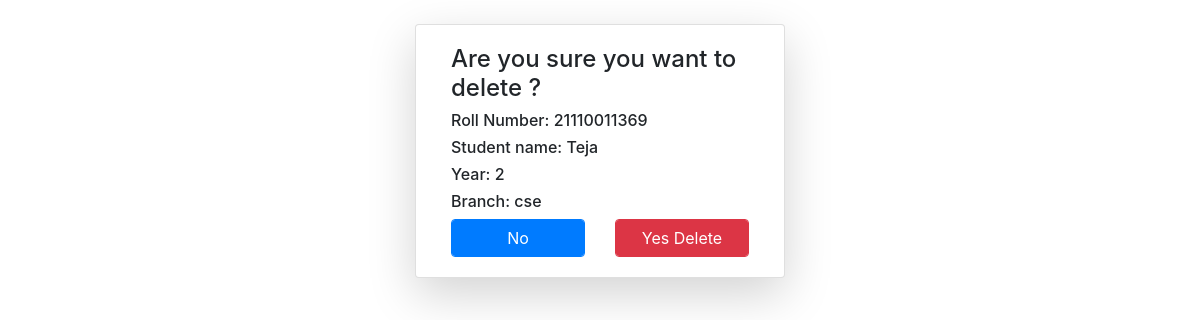
The page /stdel/1/ on the database as committed earlier.
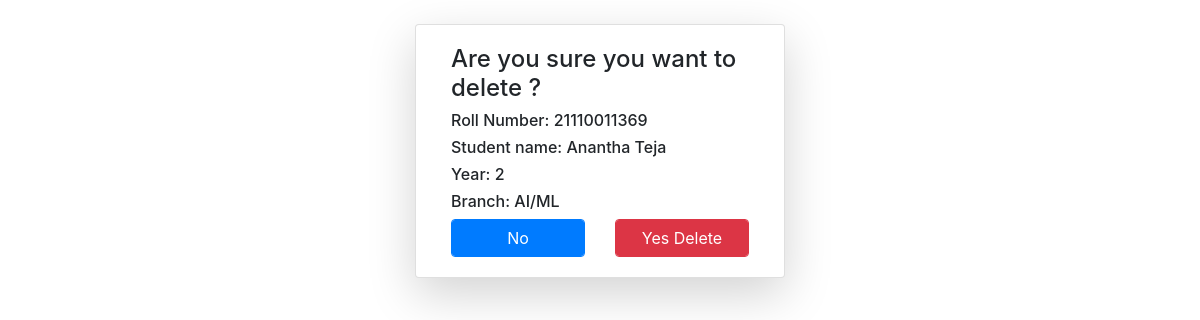
The same page on the database as committed later.
### DemoApp/models.py (models this page shows)
class Student(models.Model):
    roll = models.CharField(max_length=15)
    sname = models.CharField(max_length=30)
    year = models.IntegerField()
    branch = models.CharField(max_length=30)

### DemoApp/views.py (the view)
# urls.py: path("stdel/<int:k>/", views.stde, name="stdel"),
def stde(self, k):
    z = Student.objects.get(id=k)
    if self.method == "POST":
        z.delete()
        return redirect("/")
    return render(self, "firstapp/stdel.html", {"t": z})

### DemoApp/templates/firstapp/stdel.html (shortened to what this page needs)
{% load static %}
<!DOCTYPE html>
<html lang="en">
  <head>
    <link
      rel="stylesheet"
      href="https://cdn.jsdelivr.net/npm/bootstrap@4.6.2/dist/css/bootstrap.min.css"
    />
  </head>
  <body>
    <div class="container mt-4">
      <div class="card col-md-4 shadow-lg mx-auto">
        <div class="card-body">
          <h4>Are you sure you want to delete ?</h4>
          <h6>Roll Number: {{t.roll}}</h6>
          <h6>Student name: {{t.sname}}</h6>
          <h6>Year: {{t.year}}</h6>
          <h6>Branch: {{t.branch}}</h6>
          <form method="post">
            <div class="row">
              <div class="col">
                <a href="{% url 'cru' %}" class="form-control btn btn-primary"
                  >No</a
                >
              </div>
              <div class="col">
                <input
                  type="submit"
                  value="Yes Delete"
                  class="btn btn-danger form-control"
                />
              </div>
            </div>
          </form>
        </div>
      </div>
    </div>
  </body>
</html>

Rows that differ between the two databases and show on the page:
changed Student: sname "Teja" → "Anantha Teja"; branch "cse" → "AI/ML"
